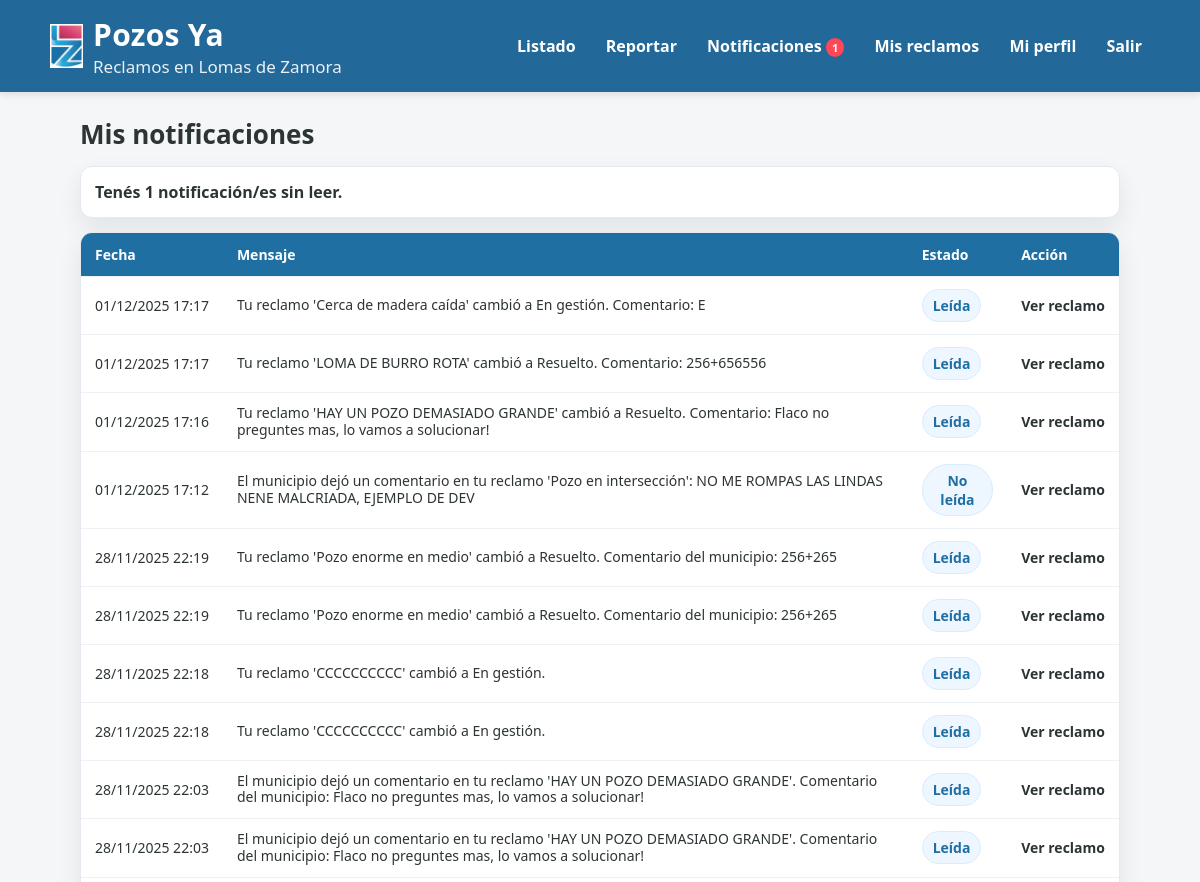
Before: /notificaciones/ (signed in, upper part) with the older database file.
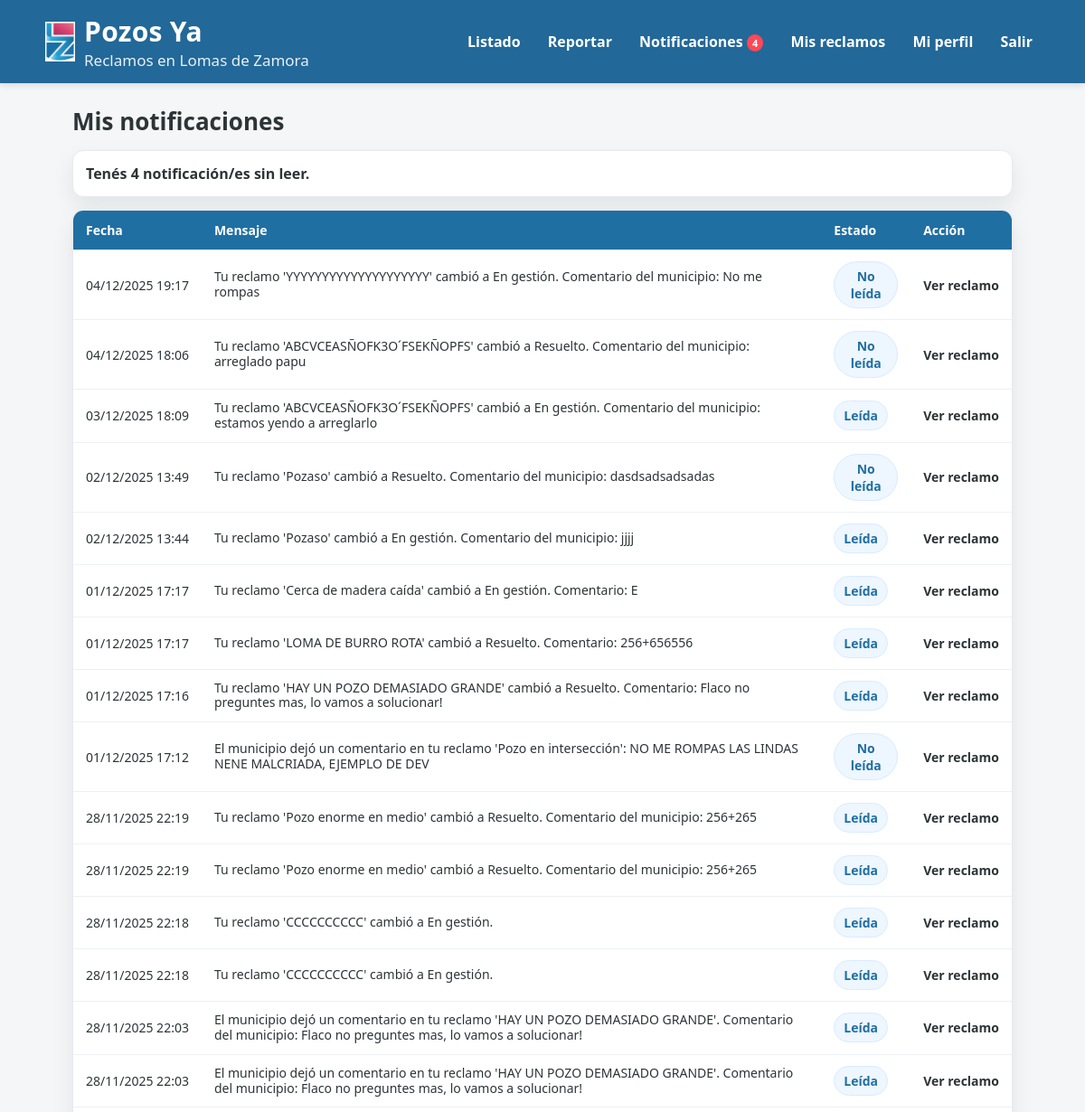
After: the same page with the newer database file.
### baches/models.py (models this page shows, shortened)
class Notificacion(models.Model):
    TIPOS = [
        ("estado", "Cambio de estado"),
        ("comentario", "Comentario del municipio"),
        ("mixto", "Estado y comentario"),
    ]
    destinatario = models.ForeignKey(User, on_delete=models.CASCADE, related_name="notificaciones")
    bache = models.ForeignKey("Bache", on_delete=models.CASCADE, related_name="notificaciones")
    tipo = models.CharField(max_length=20, choices=TIPOS, default="estado")
    mensaje = models.CharField(max_length=255)
    leida = models.BooleanField(default=False)
    fecha = models.DateTimeField(auto_now_add=True)

### baches/views.py (the view)
# urls.py: path("notificaciones/", baches_views.mis_notificaciones, name="mis_notificaciones"),
@login_required
def mis_notificaciones(request):
    notifs = (
        Notificacion.objects.filter(destinatario=request.user).order_by("-fecha")
    )
    no_leidas = notifs.filter(leida=False).count()
    return render(request, "baches/notificaciones.html", {"notificaciones": notifs, "no_leidas": no_leidas})

### baches/context_processors.py (called while the page is built)
def notificaciones_no_leidas(request):
    if request.user.is_authenticated:
        count = Notificacion.objects.filter(destinatario=request.user, leida=False).count()
        return {"notifs_no_leidas": count}
    return {"notifs_no_leidas": 0}

### templates/baches/notificaciones.html (shortened to what this page needs)
{% extends "base.html" %}
{% load static %}
{% block extra_head %}
    <link rel="stylesheet" href="{% static 'baches/css/municipio.css' %}">
{% endblock %}
{% block content %}
    <div class="pm-wrapper">
    <h2 class="pm-title">Mis notificaciones</h2>
    {% if no_leidas > 0 %}
        <div class="pm-table-card" style="margin-bottom: 14px; padding: 14px;">
        <strong>Tenés {{ no_leidas }} notificación/es sin leer.</strong>
        </div>
    {% endif %}
    {% if notificaciones %}
        <div class="pm-table-card">
        <div class="pm-table-scroll">
            <table class="pm-table">
            <thead>
                <tr>
                <th>Fecha</th>
                <th>Mensaje</th>
                <th>Estado</th>
                <th>Acción</th>
                </tr>
            </thead>
            <tbody>
                {% for n in notificaciones %}
                <tr class="{% if not n.leida %}nt-unread{% endif %}">
                    <td class="pm-nowrap">{{ n.fecha|date:"d/m/Y H:i" }}</td>
                    <td>
                    <div class="pm-ubi-cell">{{ n.mensaje }}</div>
                    </td>
                    <td>
                    {% if n.leida %}
                        <span class="pm-pill">Leída</span>
                    {% else %}
                        <span class="pm-pill nt-pill-unread">No leída</span>
                    {% endif %}
                    </td>
                    <td class="pm-nowrap">
                    <a class="nt-link" href="{% url 'marcar_notificacion_leida' n.id %}">
                        Ver reclamo
                    </a>
                    </td>
                </tr>
                {% endfor %}
            </tbody>
            </table>
        </div>
        </div>
    {% else %}
        <div class="pm-table-card" style="padding: 18px;">
        <span class="pm-muted">No tenés notificaciones todavía.</span>
        </div>
    {% endif %}
    </div>
{% endblock %}

Changed rows visible on the page:
added Notificacion: fecha "04/12/2025 19:17", mensaje "Tu reclamo 'YYYYYYYYYYYYYYYYYYYY' cambió a En gestión. Comentario del municipio: No me rompas", leida "No leída"
added Notificacion: fecha "04/12/2025 18:06", mensaje "Tu reclamo 'ABCVCEASÑOFK3O´FSEKÑOPFS' cambió a Resuelto. Comentario del municipio: arreglado papu", leida "No leída"
added Notificacion: fecha "03/12/2025 18:09", mensaje "Tu reclamo 'ABCVCEASÑOFK3O´FSEKÑOPFS' cambió a En gestión. Comentario del municipio: estamos yendo a arreglarlo", leida "Leída"
added Notificacion: fecha "02/12/2025 13:49", mensaje "Tu reclamo 'Pozaso' cambió a Resuelto. Comentario del municipio: dasdsadsadsadas", leida "No leída"
added Notificacion: fecha "02/12/2025 13:44", mensaje "Tu reclamo 'Pozaso' cambió a En gestión. Comentario del municipio: jjjj", leida "Leída"
Other visible differences:
{{ notifs_no_leidas }}: "1" → "4"
{{ no_leidas }}: "1" → "4"
